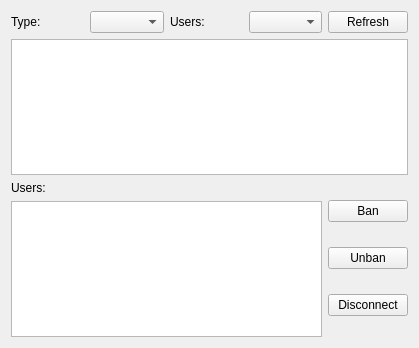
<?xml version="1.0" encoding="UTF-8"?>
<ui version="4.0">
 <class>adminpanel</class>
 <widget class="QWidget" name="adminpanel">
  <property name="geometry">
   <rect>
    <x>0</x>
    <y>0</y>
    <width>419</width>
    <height>348</height>
   </rect>
  </property>
  <property name="windowTitle">
   <string>Form</string>
  </property>
  <layout class="QVBoxLayout" name="verticalLayout_4">
   <item>
    <layout class="QVBoxLayout" name="verticalLayout_3">
     <item>
      <layout class="QHBoxLayout" name="horizontalLayout">
       <item>
        <widget class="QLabel" name="typeLabel">
         <property name="text">
          <string>Type:</string>
         </property>
        </widget>
       </item>
       <item>
        <widget class="QComboBox" name="messageTypeComboBox"/>
       </item>
       <item>
        <widget class="QLabel" name="usersLabel">
         <property name="text">
          <string>Users:</string>
         </property>
        </widget>
       </item>
       <item>
        <widget class="QComboBox" name="userFilterComboBox"/>
       </item>
       <item>
        <widget class="QPushButton" name="refreshButton">
         <property name="text">
          <string>Refresh</string>
         </property>
        </widget>
       </item>
      </layout>
     </item>
     <item>
      <widget class="QTextBrowser" name="messageBrowser"/>
     </item>
    </layout>
   </item>
   <item>
    <layout class="QHBoxLayout" name="horizontalLayout_4">
     <item>
      <layout class="QVBoxLayout" name="verticalLayout">
       <item>
        <widget class="QLabel" name="userslabel2">
         <property name="text">
          <string>Users:</string>
         </property>
        </widget>
       </item>
       <item>
        <widget class="QListWidget" name="userListWidget"/>
       </item>
      </layout>
     </item>
     <item>
      <layout class="QVBoxLayout" name="verticalLayout_2">
       <item>
        <layout class="QHBoxLayout" name="horizontalLayout_3">
         <item>
          <widget class="QPushButton" name="banUserButton">
           <property name="text">
            <string>Ban</string>
           </property>
          </widget>
         </item>
        </layout>
       </item>
       <item>
        <widget class="QPushButton" name="unbanUserButton">
         <property name="text">
          <string>Unban</string>
         </property>
        </widget>
       </item>
       <item>
        <layout class="QHBoxLayout" name="horizontalLayout_2">
         <item>
          <widget class="QPushButton" name="disconnectUserButton_3">
           <property name="text">
            <string>Disconnect</string>
           </property>
          </widget>
         </item>
        </layout>
       </item>
      </layout>
     </item>
    </layout>
   </item>
  </layout>
 </widget>
 <resources/>
 <connections/>
</ui>
